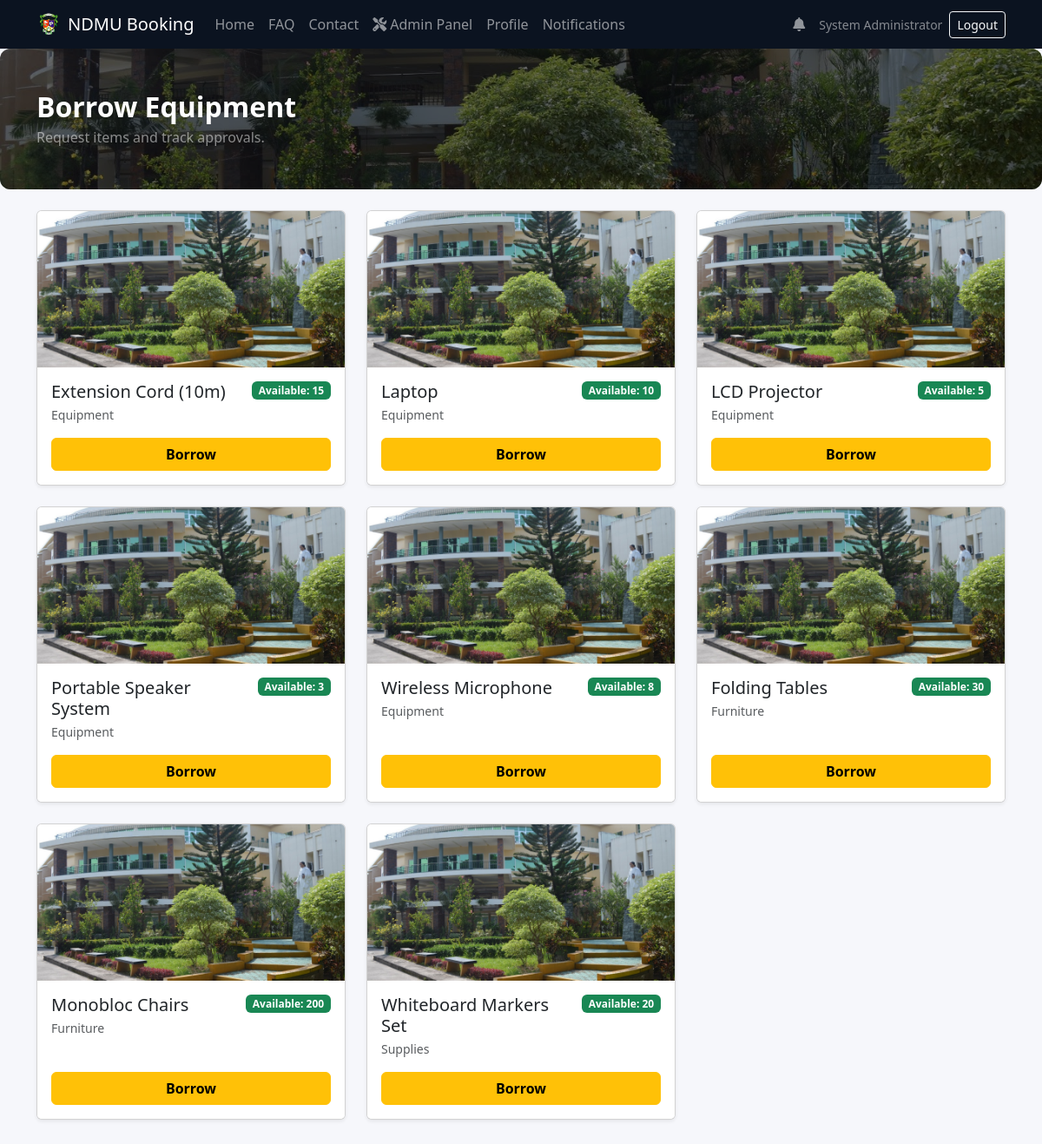
The app's page /book_item.php (signed in) with its own data.
### tables this page shows
CREATE TABLE IF NOT EXISTS items (
    id                  INT AUTO_INCREMENT PRIMARY KEY,
    name                VARCHAR(255) NOT NULL,
    category            VARCHAR(100) NOT NULL,
    quantity_available  INT NOT NULL DEFAULT 0,
    photo_path          VARCHAR(255),
    description         TEXT,
    is_active           TINYINT(1) DEFAULT 1,
    created_at          TIMESTAMP DEFAULT CURRENT_TIMESTAMP
);

### includes/functions.php (called while the page is built, shortened)
<?php
function e(?string $value): string
{
    return htmlspecialchars((string)$value, ENT_QUOTES | ENT_SUBSTITUTE, 'UTF-8');
}

### book_item.php (the view, shortened to what this page needs)
<?php
require_once __DIR__ . '/includes/db.php';
require_once __DIR__ . '/includes/functions.php';
$items = [];
try {
    $stmt = $pdo->query('SELECT id, name, category, quantity_available, photo_path, is_active FROM items WHERE is_active = 1 ORDER BY category ASC, name ASC');
    $items = $stmt->fetchAll();
} catch (Throwable) {}
?>
<?php require_once __DIR__ . '/includes/header.php'; ?>
<?php require_once __DIR__ . '/includes/navbar.php'; ?>
<div class="banner text-white mb-4" style="background-image:url('assets/images/ndmubg.jpg')">
  <div class="banner-content container py-5">
    <h1 class="h2 fw-bold mb-1">Borrow Equipment</h1>
    <div class="text-white-50">Request items and track approvals.</div>
  </div>
</div>
<div class="container pb-5">
  <div class="row g-4">
    <?php foreach ($items as $it): ?>
      <?php
        $photo = (string)($it['photo_path'] ?? '');
        $img = $photo !== '' ? $photo : 'assets/images/ndmubg.jpg';
      ?>
      <div class="col-md-6 col-lg-4">
        <div class="card h-100 shadow-sm">
          <img src="<?= e($img) ?>" class="card-img-top" alt="<?= e((string)$it['name']) ?>" style="height:180px;object-fit:cover">
          <div class="card-body">
            <div class="d-flex justify-content-between align-items-start gap-2">
              <div>
                <h2 class="h5 mb-1"><?= e((string)$it['name']) ?></h2>
                <div class="text-muted small"><?= e((string)($it['category'] ?? '')) ?></div>
              </div>
              <span class="badge bg-success">Available: <?= (int)($it['quantity_available'] ?? 0) ?></span>
            </div>
          </div>
          <div class="card-footer bg-white border-0 pt-0 pb-3 px-3">
            <a class="btn btn-warning w-100 fw-semibold" href="book_item_form.php?item_id=<?= (int)$it['id'] ?>">Borrow</a>
          </div>
        </div>
      </div>
    <?php endforeach; ?>
  </div>
</div>
<?php require_once __DIR__ . '/includes/footer.php'; ?>

### assets/css/style.css (style rules this page uses)
:root { --ndmu-gold:#d4af37; --ndmu-green:#0b5d1e; --ndmu-dark:#0b1320; }
html,body { height:100%; }
body { background:#f6f7fb; }
.banner { background-size:cover; background-position:center; position:relative; border-radius:.75rem; overflow:hidden; }
.banner::before { content:""; position:absolute; inset:0; background:rgba(0,0,0,.55); }
.banner .banner-content { position:relative; }

### records on screen
items: name "Extension Cord (10m)", category "Equipment", quantity_available "15"
items: name "Laptop", category "Equipment", quantity_available "10"
items: name "LCD Projector", category "Equipment", quantity_available "5"
items: name "Portable Speaker System", category "Equipment", quantity_available "3"
items: name "Wireless Microphone", category "Equipment", quantity_available "8"
items: name "Folding Tables", category "Furniture", quantity_available "30"
items: name "Monobloc Chairs", category "Furniture", quantity_available "200"
items: name "Whiteboard Markers Set", category "Supplies", quantity_available "20"

### other values on screen
$user['full_name'] "System Administrator"
